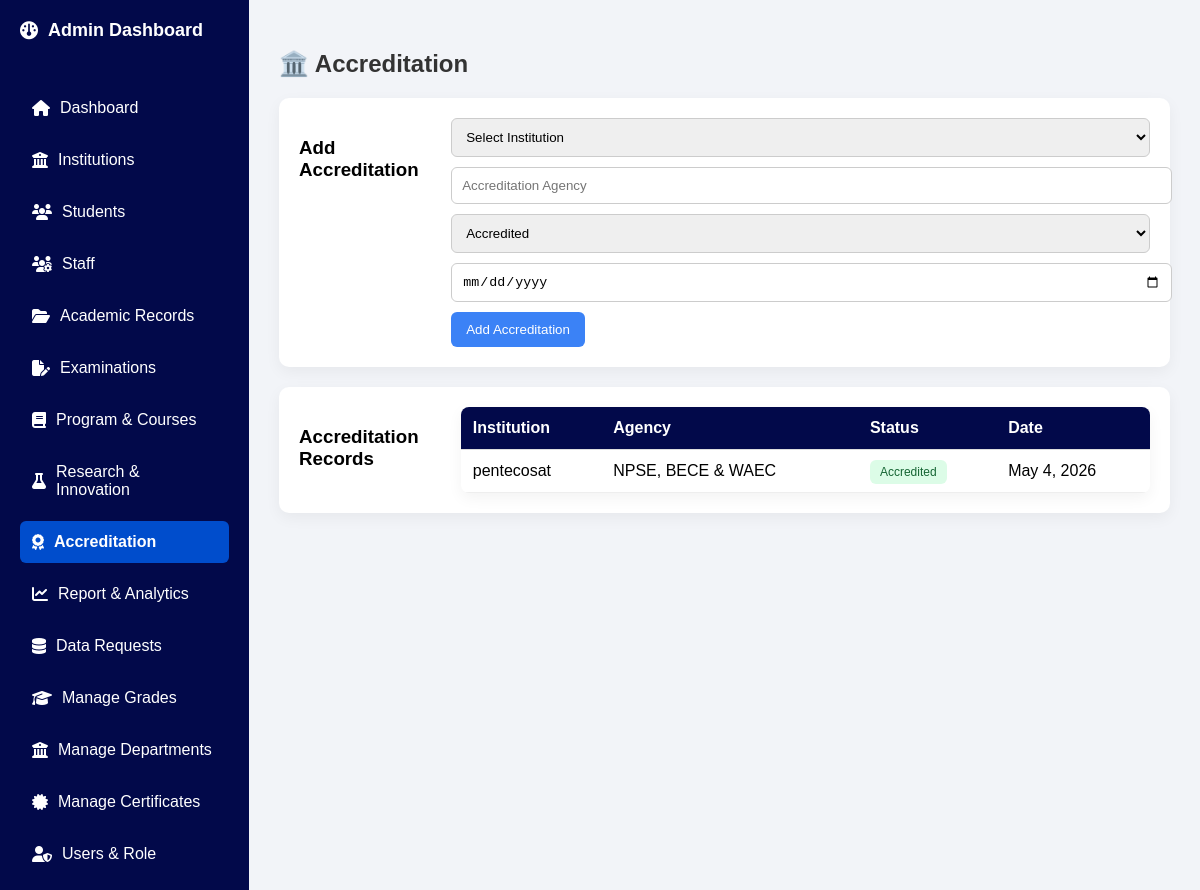
Screenshot of /accreditation/ with the database file from the repository.
### Academic_Data_Identity_System/models.py (models this page shows, shortened)
class Accreditation(models.Model):
    institution = models.ForeignKey(Institution, on_delete=models.CASCADE)
    agency = models.CharField(max_length=255)
    status = models.CharField(max_length=100)
    date = models.DateField()

class Institution(models.Model):
    name = models.CharField(max_length=255)
    code = models.CharField(max_length=50, unique=True)
    email = models.EmailField()
    address = models.TextField()
    created_at = models.DateTimeField(auto_now_add=True)

### Academic_Data_Identity_System/views.py (the view, shortened to what this page needs)
# urls.py: path('accreditation/', views.accreditation, name='accreditation'),
def accreditation(request):
    data = Accreditation.objects.all()
    return render(request, "accreditation.html", {
        "data": data,
        "institutions": Institution.objects.all()
    })

### templates/accreditation.html (shortened to what this page needs)
<!DOCTYPE html>
<html lang="en">
<head>
{% load static %}
<link rel="stylesheet" href="{% static 'style.css' %}">
<link rel="stylesheet" href="https://cdnjs.cloudflare.com/ajax/libs/font-awesome/6.5.0/css/all.min.css">
</head>
<body>
    <div class="dashboard-container">
    <aside class="sidebar">
        <div class="logo"><i class="fa-solid fa-gauge"></i> Admin Dashboard</div>
        <ul>
            <li>
                <a href="{% url 'admin_dashboard' %}">
                    <i class="fa-solid fa-house"></i> Dashboard
                </a>
            </li>
            <li>
                <a href="{% url 'manage_institutions' %}">
                    <i class="fa-solid fa-building-columns"></i> Institutions
                </a>
            </li>
            <li>
                <a href="{% url 'manage_student' %}">
                    <i class="fa-solid fa-users"></i> Students
                </a>
            </li>
             <li>
                <a href="{% url 'manage_staff' %}">
                    <i class="fa-solid fa-users-gear"></i> Staff
                </a>
            </li>
            <li>
    <a href="{% url 'academic_records' %}">
        <i class="fa-solid fa-folder-open"></i> Academic Records
    </a>
</li>
<li>
                <a href="{% url 'manage_exams' %}">
                    <i class="fa-solid fa-file-pen"></i> Examinations
                </a>
            </li>
            <li>
                <a href="{% url 'manage_courses' %}">
                    <i class="fa-solid fa-book"></i> Program & Courses
                </a>
            </li>
            <li>
    <a href="{% url 'research' %}">
        <i class="fa-solid fa-flask"></i> Research & Innovation
    </a>
</li>
<li class="active">
    <a href="{% url 'accreditation' %}">
       <i class="fa-solid fa-award"></i> Accreditation
    </a>
</li>
<li>
    <a href="{% url 'analytics' %}">
        <i class="fa-solid fa-chart-line"></i> Report & Analytics
    </a>
</li>
<li>
    <a href="{% url 'data_requests' %}">
        <i class="fa-solid fa-database"></i> Data Requests
    </a>
</li>
            <li>
                <a href="{% url 'manage_grades' %}">
                    <i class="fa-solid fa-graduation-cap"></i> Manage Grades
                </a>
            </li>
            <li>
                <a href="{% url 'manage_departments' %}">
                    <i class="fa-solid fa-building-columns"></i> Manage Departments
                </a>
            </li>
            <li>
                <a href="{% url 'manage_certificates' %}">
                    <i class="fa-solid fa-certificate"></i> Manage Certificates
                </a>
            </li>
<li>
    <a href="{% url 'assign_role' user.id %}">
        <i class="fa-solid fa-user-shield"></i> Users & Role
    </a>
</li>
        </ul>
    </aside>
<div class="container">
    <h2>🏛️ Accreditation</h2>
    <div class="card">
        <h3>Add Accreditation</h3>
        <form method="POST">
            <select name="institution" required>
                <option value="">Select Institution</option>
            </select>
            <input type="text" name="agency" placeholder="Accreditation Agency" required>
            <select name="status">
                <option value="accredited">Accredited</option>
            </select>
            <input type="date" name="date" required>
            <button type="submit">Add Accreditation</button>
        </form>
    </div>
    <div class="card">
        <h3>Accreditation Records</h3>
        <table>
            <tr>
                <th>Institution</th>
                <th>Agency</th>
                <th>Status</th>
                <th>Date</th>
            </tr>
            {% for a in data %}
            <tr>
                <td>{{ a.institution.name }}</td>
                <td>{{ a.agency }}</td>
                <td>
                    {% if a.status == "accredited" %}
                        <span class="badge accredited">Accredited</span>
                    {% elif a.status == "pending" %}
                        <span class="badge pending">Pending</span>
                    {% else %}
                        <span class="badge rejected">Rejected</span>
                    {% endif %}
                </td>
                <td>{{ a.date }}</td>
            </tr>
            {% endfor %}
        </table>
    </div>
</div>
</body>
</html>

### static/style.css (style rules this page uses)
body { font-family: Arial, sans-serif; background: #f2f4f8; margin:0; padding:0; }
.dashboard-container { display:flex; min-height:100vh; }
.sidebar { width:220px; background: #02094a; color:white; padding:20px; display:flex; flex-direction:column; }
.sidebar .logo { font-size:18px; font-weight:bold; margin-bottom:30px; }
.sidebar ul { list-style:none; padding:0; }
.sidebar ul li { margin-bottom:10px; border-radius:6px; }
.sidebar ul li a { color:white; text-decoration:none; display:block; padding:12px; }
.sidebar ul li.active a { font-weight:bold; background:#004dcc; border-radius:6px; }
.card { display: flex; background:white; padding:20px; border-radius:8px; box-shadow:0 5px 15px rgba(0,0,0,0.05); margin-bottom:20px; }
input[type="text"], input[type="email"], input[type="number"] { width:100%; padding:10px; border-radius:6px; border:1px solid #ccc; margin-bottom:10px; }
button { padding:10px 15px; border:none; border-radius:5px; background:#0066ff; color:white; cursor:pointer; }
table { width:100%; border-collapse:collapse; background:white; border-radius:8px; overflow:hidden; box-shadow:0 5px 15px rgba(0,0,0,0.05); }
th, td { padding:12px; text-align:left; border-bottom:1px solid #ddd; }
th { background:#0066ff; color:white; }
.sidebar ul li a { display: flex; align-items: center; gap: 10px; font-size: 16px; }
.sidebar .logo { display: flex; align-items: center; gap: 10px; }

### templates/accreditation.html (style rules this page uses)
body { font-family: Arial; background: #f2f4f8; margin: 0; }
.container { padding: 30px; }
h2 { margin-bottom: 20px; color: #333; }
.card { background: white; padding: 20px; border-radius: 10px; box-shadow: 0 5px 15px rgba(0,0,0,0.05); margin-bottom: 20px; }
input, select { width: 100%; padding: 10px; margin-bottom: 10px; border-radius: 6px; border: 1px solid #ccc; }
button { padding: 10px 15px; background: #3b82f6; color: white; border: none; border-radius: 6px; cursor: pointer; }
table { width: 100%; border-collapse: collapse; }
table th { background: #02094a; color: white; padding: 12px; text-align: left; }
table td { padding: 12px; border-bottom: 1px solid #eee; }
.badge { padding: 5px 10px; border-radius: 6px; font-size: 12px; }
.accredited { background: #dcfce7; color: #166534; }

### rows the page displays
Accreditation: institution.name "pentecosat", agency "NPSE, BECE & WAEC", status "Accredited", date "May 4, 2026"
